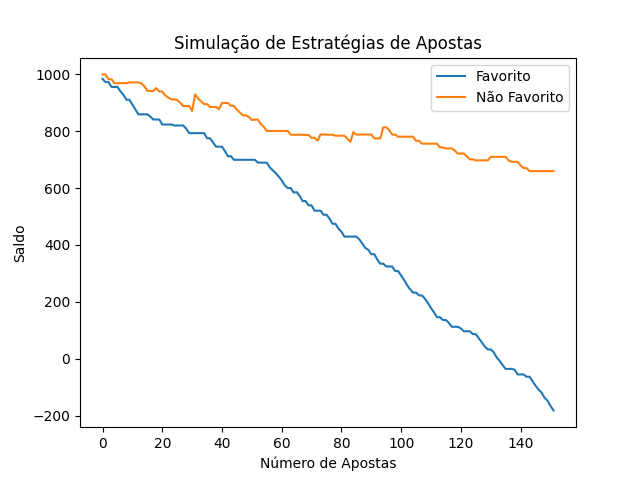

Python code for this plot:
import pandas as pd
import joblib
import matplotlib.pyplot as plt

# Função para simular uma estratégia de apostas
def simular_apostas(dados, estrategia):
    saldo = 1000  # Saldo inicial
    aposta = 10  # Valor de cada aposta
    resultados = []

    for i, row in dados.iterrows():
        predicao = row['predicao']
        resultado_real = row['resultado_real']
        odds_favorito = row['odds_favorito']
        odds_nao_favorito = row['odds_nao_favorito']
        
        if estrategia == 'favorito':
            if predicao == 1:
                if resultado_real == 1:
                    saldo += aposta * (odds_favorito - 1)
                else:
                    saldo -= aposta
        elif estrategia == 'nao_favorito':
            if predicao == 0:
                if resultado_real == 0:
                    saldo += aposta * (odds_nao_favorito - 1)
                else:
                    saldo -= aposta
        
        resultados.append(saldo)
    
    return resultados

# Função para calcular ROI
def calcular_roi(saldo_inicial, saldo_final, num_apostas):
    investimento_total = num_apostas * 10  # Supondo 10 unidades por aposta
    retorno_total = saldo_final - saldo_inicial
    roi = (retorno_total / investimento_total) * 100
    return roi

def main():
    # Carregar o modelo treinado
    modelo = joblib.load('modelo_treinado.pkl')

    # Carregar os dados de teste
    X_teste = pd.read_csv('features_teste.csv')
    y_teste = pd.read_csv('target_teste.csv').values.ravel()

    # Fazer previsões no conjunto de teste
    dados_completos = X_teste.copy()
    dados_completos['predicao'] = modelo.predict(X_teste)
    dados_completos['resultado_real'] = y_teste
    
    # Usar odds reais do Bet365
    # Supondo que as colunas de odds no seu DataFrame são: B365H (odds para vitória em casa), B365A (odds para vitória fora)
    dados_completos['odds_favorito'] = dados_completos.apply(lambda row: row['B365H'] if row['predicao'] == 1 else row['B365A'], axis=1)
    dados_completos['odds_nao_favorito'] = dados_completos.apply(lambda row: row['B365A'] if row['predicao'] == 1 else row['B365H'], axis=1)
    
    # Simular estratégia de apostar no favorito
    resultados_favorito = simular_apostas(dados_completos, 'favorito')

    # Simular estratégia de apostar no não-favorito
    resultados_nao_favorito = simular_apostas(dados_completos, 'nao_favorito')

    # Plotar os resultados
    plt.plot(resultados_favorito, label='Favorito')
    plt.plot(resultados_nao_favorito, label='Não Favorito')
    plt.xlabel('Número de Apostas')
    plt.ylabel('Saldo')
    plt.title('Simulação de Estratégias de Apostas')
    plt.legend()
    plt.show()

    # Calcular ROI para as estratégias simuladas
    roi_favorito = calcular_roi(1000, resultados_favorito[-1], len(resultados_favorito))
    roi_nao_favorito = calcular_roi(1000, resultados_nao_favorito[-1], len(resultados_nao_favorito))

    print(f'ROI Favorito: {roi_favorito:.2f}%')
    print(f'ROI Não Favorito: {roi_nao_favorito:.2f}%')

if __name__ == "__main__":
    main()
